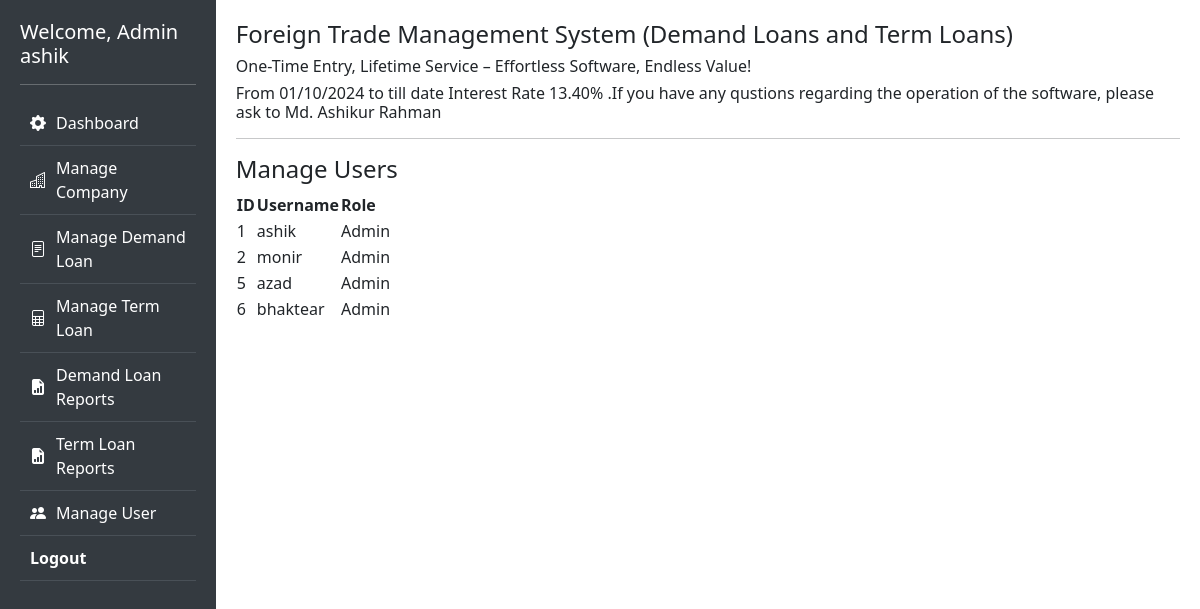
The page /dashboard.php?page=user (signed in) on the database its author committed.
### tables this page shows
CREATE TABLE `users` (
  `id` int(11) NOT NULL,
  `username` varchar(50) NOT NULL,
  `password` varchar(255) NOT NULL,
  `role` enum('Admin','User') NOT NULL DEFAULT 'User'
);

### dashboard.php (the view, shortened to what this page needs)
<?php
$host = 'localhost';
$db = 'foreign_trade';
$user = 'root';
$pass = '';
$conn = new mysqli($host, $user, $pass, $db);
if ($_SESSION['role'] == 'Admin' || $_SESSION['role'] == 'Super') {
 ?>
<!DOCTYPE html>
<html lang="en">
<head>
    <link href="https://cdn.jsdelivr.net/npm/bootstrap@5.3.0/dist/css/bootstrap.min.css" rel="stylesheet">
    <link rel="stylesheet" href="https://cdn.jsdelivr.net/npm/bootstrap-icons/font/bootstrap-icons.css">
    <link rel="stylesheet" href="https://cdn.datatables.net/1.11.5/css/jquery.dataTables.min.css">
    <link rel="stylesheet" href="https://cdn.datatables.net/buttons/2.2.3/css/buttons.dataTables.min.css">
    <link href="https://cdn.jsdelivr.net/npm/summernote@0.9.0/dist/summernote-bs5.css" rel="stylesheet">
<link href="https://cdn.jsdelivr.net/npm/select2@4.1.0-rc.0/dist/css/select2.min.css" rel="stylesheet" />
</head>
<body>
<div class="wrapper">
        <div class="sidebar">
            <h5> <?php echo "Welcome, " . $_SESSION['role']." ". $_SESSION['user']; ?></h5>
            <hr>
            <a href="dashboard.php?page=admin_panel"><i class="bi bi-gear-fill"></i>Dashboard</a>
            <a href="dashboard.php?page=company"><i class="bi bi-buildings"></i>Manage Company</a>
            <a href="dashboard.php?page=demand_loan"><i class="bi bi-file-text"></i>Manage Demand Loan</a>
            <a href="dashboard.php?page=term_loan"><i class="bi bi-file-spreadsheet"></i>Manage Term Loan</a>
            <a href="dashboard.php?page=demand_loan_reports"><i class="bi bi-file-earmark-bar-graph-fill"></i>Demand Loan Reports</a>
            <a href="dashboard.php?page=report_term_loan"><i class="bi bi-file-earmark-bar-graph-fill"></i>Term Loan Reports</a>
            <a href="dashboard.php?page=user"><i class="bi bi-people-fill"></i> Manage User</a>
            <?php
            echo "<a href='index.php?logout=true' style='color:white; font-weight:bold;'>Logout</a>";
            ?>
        </div>
        <div class="content">
            <h4>Foreign Trade Management System (Demand Loans and Term Loans)</h4>
            <h6>One-Time Entry, Lifetime Service – Effortless Software, Endless Value!</h6>
            <h6> From 01/10/2024 to till date Interest Rate 13.40% .If you have any qustions regarding the operation of the software, please ask to Md. Ashikur Rahman </h6>
            <hr>
            <?php
            if (isset($_GET['page'])) {
                $page = $_GET['page'];
                if ($page == "lc") {
                    echo "<h4>Manage Letter of Credit</h4>";
                } elseif ($page == "company") {
                    echo "<h4>Manage Party</h4><hr><hr>";
                    include("company.php");
                } elseif ($page == "admin_panel") {
                    include("admin_panel.php");
                } elseif ($page == "demand_loan") {
                    echo "<h4>Manage Demand Loan</h4>";
                    include("demand_loan.php");
                }   elseif ($page == "term_loan") {
                    echo "<h4>Manage Term Loan</h4>";
                    include("term_loan.php");
                }   elseif ($page == "debit_credit_entry") {
                    echo "<h4>Manage Debit Credit of the loan</h4>";
                }   elseif ($page == "reports") {
                    echo "<h4>Manage Reports for Demand Loans</h4>";
                    include("report.php");
                }   elseif ($page == "demand_loan_reports") {
                    echo "<h4>Manage Reports for Demand Loans</h4>";
                    include("demand_loan_reports.php");
                }  elseif ($page == "report_term_loan") {
                    echo "<h4>Manage Reports for Term Loans</h4>";
                    include("report_term_loan.php");
                }
                elseif ($page == "reports_term") {
                    echo "<h4>Manage Reports for Term Loans</h4>";
                    include("report_term.php");
                } elseif ($page == "user") {
                            echo "<h4>Manage Users</h4>";
                            echo "<table id='userTable' class='display'>
                                    <thead>
                                        <tr>
                                            <th>ID</th>
                                            <th>Username</th>
                                            <th>Role</th>
                                        </tr>
                                    </thead>
                                    <tbody>";
                            $query = "SELECT * FROM users";
                            $result = $conn->query($query);
                            while ($row = $result->fetch_assoc()) {
                                echo "<tr>
                                        <td>{$row['id']}</td>
                                        <td>{$row['username']}</td>
                                        <td>{$row['role']}</td>
                                      </tr>";
                            }
                            echo "</tbody>
                                </table>";
                }else {
                    echo "<h2>Page not found</h2>";
                }
            } else {
                include("admin_panel.php");
            }
            ?>
        </div>
    </div>
</body>
</html>
<?php } ?>

### dashboard.php (style rules this page uses)
.wrapper { display: flex; height: 100vh; }
.sidebar { width: 250px; background: #343a40; color: white; padding: 20px; height: 100%; }
.sidebar a { color: white; display: flex; align-items: center; padding: 10px; text-decoration: none; border-bottom: 1px solid #495057; }
.sidebar i { margin-right: 10px; }
.content { flex-grow: 1; padding: 20px; }

### rows shown on the page
users: id "1", username "ashik", role "Admin"
users: id "2", username "monir", role "Admin"
users: id "5", username "azad", role "Admin"
users: id "6", username "bhaktear", role "Admin"

### other values the page prints
$_SESSION['role'] "Admin"
$_SESSION['user'] "ashik"
